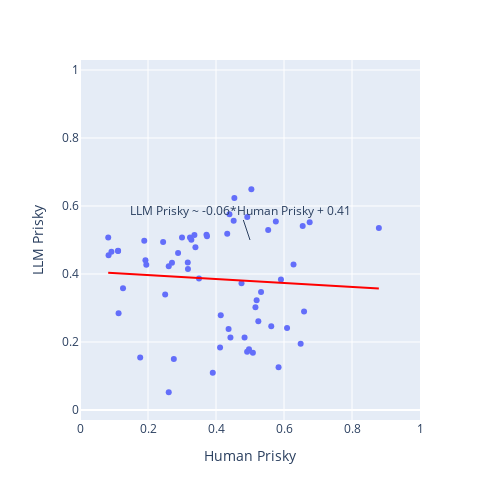

The notebook cell saved with this chart:
### Code cell
# scatter plot of human (x-axis) vs llm (y-axis)
merged = pd.merge(
    est_agg, df_llm_agg, on=["Problem", "Phigh", "Medium"], suffixes=("_human", "_llm")
)
fig = px.scatter(
    merged,
    x="Choice_human",
    y="Choice_llm",
    trendline="ols",
    width=500,
    height=500,
    labels={"Choice_human": "Human Prisky", "Choice_llm": "LLM Prisky"},
    trendline_color_override="red",
)
# Update layout to force square aspect ratio
fig.update_layout(
    autosize=False,
    width=500,
    height=500,
    xaxis=dict(scaleanchor="y", scaleratio=1, range=[0, 1]),  # Ensuring same range
    yaxis=dict(scaleanchor="x", scaleratio=1, range=[0, 1]),  # Ensuring same range
)
# add the slop and intercept of the trendline to the plot
results = px.get_trendline_results(fig)
stats = results["px_fit_results"].values[0]
fig.add_annotation(
    x=0.5,
    y=0.5,
    text=f"LLM Prisky ~ {stats.params[1]:.2f}*Human Prisky + {stats.params[0]:.2f}",
)
fig.show()

### Figure 1 — Plotly figure (JSON) as saved in the notebook; plotly's stock layout.template omitted (floating-point values rounded to 4 significant figures)
{"data": [{"hovertemplate": "Human Prisky=%{x}<br>LLM Prisky=%{y}<extra></extra>", "legendgroup": "", "marker": {"color": "#636efa", "symbol": "circle"}, "mode": "markers", "name": "", "orientation": "v", "showlegend": false, "type": "scatter", "x": [0.3275, 0.504, 0.2445, 0.3235, 0.452, 0.6755, 0.372, 0.2705, 0.433, 0.4395, 0.261, 0.5535, 0.112, 0.655, 0.189, 0.3395, 0.3735, 0.3365, 0.492, 0.083, 0.112, 0.412, 0.3905, 0.084, 0.1925, 0.195, 0.497, 0.584, 0.5085, 0.414, 0.516, 0.4915, 0.649, 0.3, 0.437, 0.0925, 0.276, 0.2885, 0.576, 0.609, 0.5195, 0.484, 0.879, 0.5625, 0.475, 0.3175, 0.2505, 0.591, 0.1265, 0.35, 0.5245, 0.261, 0.1135, 0.177, 0.659, 0.5325, 0.454, 0.628, 0.317, 0.4425], "xaxis": "x", "y": [0.5005, 0.649, 0.494, 0.5075, 0.5565, 0.5525, 0.5155, 0.433, 0.5185, 0.576, 0.4225, 0.5295, 0.4675, 0.5415, 0.4975, 0.479, 0.511, 0.5145, 0.568, 0.5075, 0.4685, 0.1835, 0.1095, 0.455, 0.4405, 0.427, 0.179, 0.1255, 0.1685, 0.2785, 0.302, 0.1715, 0.1945, 0.5075, 0.2385, 0.4655, 0.15, 0.462, 0.5545, 0.2415, 0.3225, 0.213, 0.5355, 0.2465, 0.3725, 0.415, 0.34, 0.384, 0.358, 0.3865, 0.261, 0.0525, 0.2845, 0.1545, 0.29, 0.347, 0.6235, 0.428, 0.434, 0.213], "yaxis": "y"}, {"hovertemplate": "<b>OLS trendline</b><br>Choice_llm = -0.0575073 * Choice_human + 0.408174<br>R<sup>2</sup>=0.004676<br><br>Human Prisky=%{x}<br>LLM Prisky=%{y} <b>(trend)</b><extra></extra>", "legendgroup": "", "line": {"color": "red"}, "marker": {"color": "#636efa", "symbol": "circle"}, "mode": "lines", "name": "", "showlegend": false, "type": "scatter", "x": [0.083, 0.084, 0.0925, 0.112, 0.112, 0.1135, 0.1265, 0.177, 0.189, 0.1925, 0.195, 0.2445, 0.2505, 0.261, 0.261, 0.2705, 0.276, 0.2885, 0.3, 0.317, 0.3175, 0.3235, 0.3275, 0.3365, 0.3395, 0.35, 0.372, 0.3735, 0.3905, 0.412, 0.414, 0.433, 0.437, 0.4395, 0.4425, 0.452, 0.454, 0.475, 0.484, 0.4915, 0.492, 0.497, 0.504, 0.5085, 0.516, 0.5195, 0.5245, 0.5325, 0.5535, 0.5625, 0.576, 0.584, 0.591, 0.609, 0.628, 0.649, 0.655, 0.659, 0.6755, 0.879], "xaxis": "x", "y": [0.4034, 0.4033, 0.4029, 0.4017, 0.4017, 0.4016, 0.4009, 0.398, 0.3973, 0.3971, 0.397, 0.3941, 0.3938, 0.3932, 0.3932, 0.3926, 0.3923, 0.3916, 0.3909, 0.3899, 0.3899, 0.3896, 0.3893, 0.3888, 0.3887, 0.388, 0.3868, 0.3867, 0.3857, 0.3845, 0.3844, 0.3833, 0.383, 0.3829, 0.3827, 0.3822, 0.3821, 0.3809, 0.3803, 0.3799, 0.3799, 0.3796, 0.3792, 0.3789, 0.3785, 0.3783, 0.378, 0.3776, 0.3763, 0.3758, 0.375, 0.3746, 0.3742, 0.3732, 0.3721, 0.3709, 0.3705, 0.3703, 0.3693, 0.3576], "yaxis": "y"}], "layout": {"annotations": [{"text": "LLM Prisky ~ -0.06*Human Prisky + 0.41", "x": 0.5, "y": 0.5}], "autosize": false, "height": 500, "legend": {"tracegroupgap": 0}, "margin": {"t": 60}, "width": 500, "xaxis": {"anchor": "y", "domain": [0, 1], "range": [0, 1], "scaleanchor": "y", "scaleratio": 1, "title": {"text": "Human Prisky"}}, "yaxis": {"anchor": "x", "domain": [0, 1], "range": [0, 1], "scaleanchor": "x", "scaleratio": 1, "title": {"text": "LLM Prisky"}}}}
